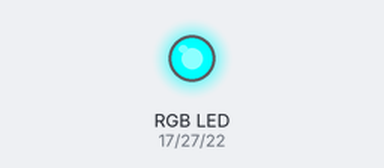
A program run on a simulated Raspberry Pi (BCM pin numbers). Parts: an RGB LED mixed from three pins (HIGH = lit).

Above: at 0.5 s.
At 1.5 s:
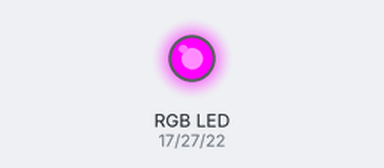
At 5.5 s:
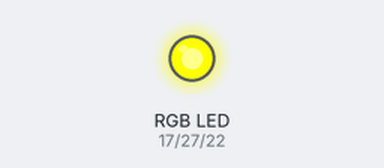
Timing chart, 0 to 6.9 s (numbered marks = the images above):
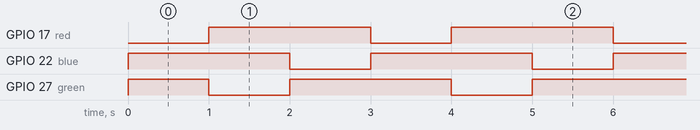

Measured:
- by itself, GPIO 17 (red), GPIO 22 (blue), GPIO 27 (green): alternates HIGH for 2.0 s and LOW for 1.0 s
- by itself, everything shown: repeats every 3.0 s, in 3 steps

The program:

rgb_blink3.py
```python
# LED RGB 깜빡이기
import RPi.GPIO as GPIO
import time

red = 17
green = 27
blue = 22

GPIO.setmode(GPIO.BCM)
GPIO.setup(red, GPIO.OUT)
GPIO.setup(green, GPIO.OUT)
GPIO.setup(blue, GPIO.OUT)

GPIO.output(red, True)
GPIO.output(green, True)
GPIO.output(blue, True) # 초기화

try:
    while True:
        GPIO.output(red, False) # RED 켜짐
        GPIO.output(green, True)
        GPIO.output(blue, True)
        time.sleep(1)
        GPIO.output(red, True)
        GPIO.output(green, False) # GREEN 켜짐
        GPIO.output(blue, True)
        time.sleep(1)
        GPIO.output(red, True)
        GPIO.output(green, True)
        GPIO.output(blue, False) # BLUE 켜짐
        time.sleep(1)

except KeyboardInterrupt:
    GPIO.cleanup()
```
